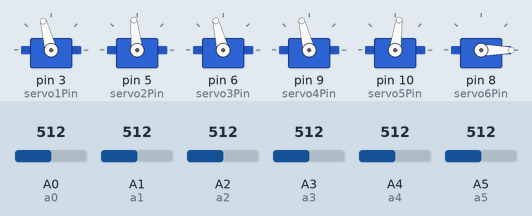
Bench run of a sketch on a simulated Arduino Uno, built with avr-gcc and run on an emulated ATmega328P. On the bench: 6 × servo. The test bench sets the inputs (shaded band); at power-on: A0 (a0) = 512, A1 (a1) = 512, A2 (a2) = 512, A3 (a3) = 512, A5 (a5) = 512, A4 (a4) = 512. What the sketch prints to the serial monitor is not drawn.

Above: at 1.2 s.
1.3 s: A0 (a0) set to 495
At 1.58 s:
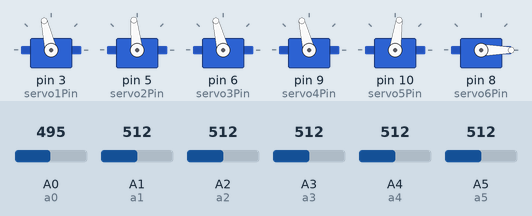
4.3 s: A0 (a0) set to 488
At 4.62 s:
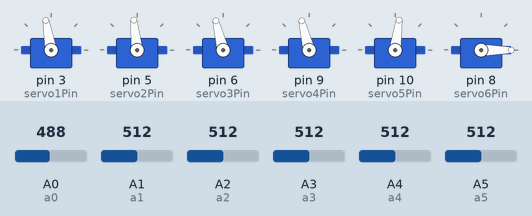
6.2 s: A1 (a1) set to 535
At 7.1 s:
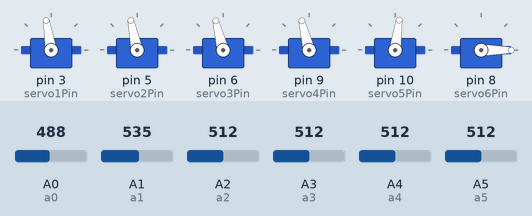
7.7 s: A2 (a2) set to 544
At 8.7 s:
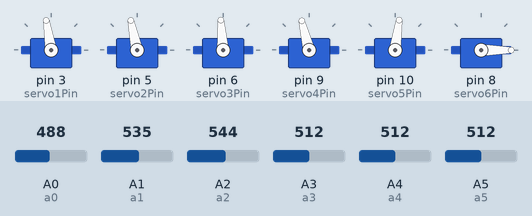
9.2 s: A3 (a3) set to 716
At 10.4 s:
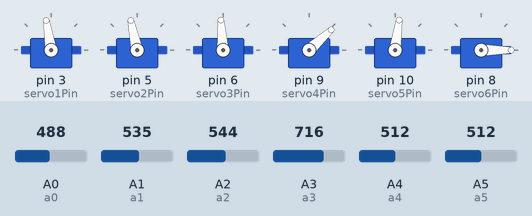
10.7 s: A5 (a5) set to 716
At 11.4 s:
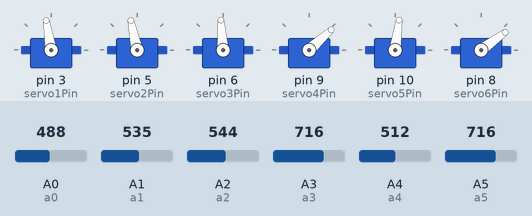
Timing chart, 0 to 13.2 s (numbered marks = the images above; inputs shaded):
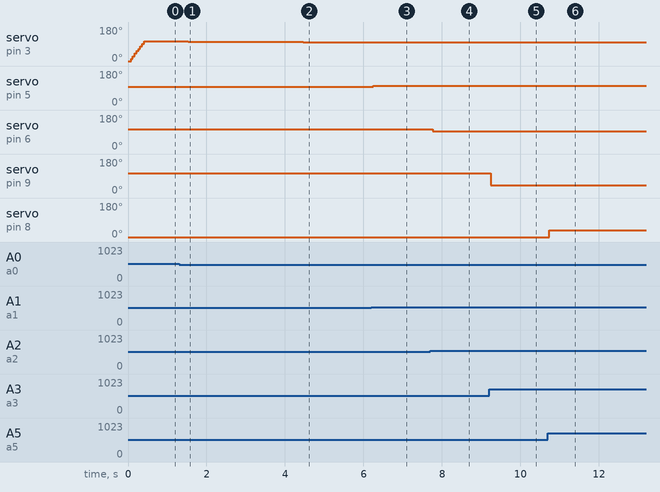

Measured:
- after the input at 1.3 s, servo on pin 3 (servo1Pin): 105° → 104° after 0.09 s, → 103° 0.15 s later, → 102° 0.10 s later, → 101° 0.10 s later
- after the input at 4.3 s, servo on pin 3 (servo1Pin): 101° → 100° after 0.17 s, → 99° 0.29 s later
- after the input at 6.2 s, servo on pin 5 (servo2Pin): 96° → 102° after 0.05 s
- after the input at 7.7 s, servo on pin 6 (servo3Pin): 104° → 94° after 0.06 s
- after the input at 9.2 s, servo on pin 9 (servo4Pin): 104° → 42° at once
- after the input at 10.7 s, servo on pin 8 (servo6Pin): 0° → 36° at once

The sketch:

mirror_map.ino
```cpp
int a0=A0;
int a1= A1;
int a2=A2;
int a3=A3;
int a4=A4;
int a5=A5;
//int a6=A6;
//int a7=A7;

int a0value;
int a1value;
int a2value;
int a3value;
int a4value;
int a5value;
//int a6value;
//int a7value;
const int numReadings = 10;
int readings[numReadings];
int readIndex = 0;
int total = 0;
int average;

#include <Servo.h>

int servo1Pin = 3;
int servo2Pin = 5;
int servo3Pin = 6;
int servo4Pin = 9;
int servo5Pin = 10;
int servo6Pin = 8;

//int ir=8;
//int irst;
Servo Servo1;
Servo Servo2;
Servo Servo3;
Servo Servo4;
Servo Servo5;
Servo Servo6;

void setup() {
Serial.begin(9600);
pinMode(a0,INPUT);
pinMode(a1,INPUT);
pinMode(a2,INPUT);
pinMode(a3,INPUT);
pinMode(a4,INPUT);
pinMode(a5,INPUT);
//pinMode(a6,INPUT);
//pinMode(a7,INPUT);
for (int thisReading = 0; thisReading < numReadings; thisReading++) {
    readings[thisReading] = 0;
  }

 Servo1.attach(servo1Pin);
 Servo2.attach(servo2Pin);
 Servo3.attach(servo3Pin);
 Servo4.attach(servo4Pin);
 Servo5.attach(servo5Pin);
 Servo6.attach(servo6Pin);
}


void loop() {

    total = total - readings[readIndex];
    readings[readIndex] = analogRead(a0);
    total = total + readings[readIndex];
    readIndex = readIndex + 1;
    if (readIndex >= numReadings) {
    // ...wrap around to the beginning:
    readIndex = 0;
    }
     average = total / numReadings;

    //a0value= analogRead(a0);
    a1value= analogRead(a1);
    a2value= analogRead(a2);       ////anlog read pot value
    a3value= analogRead(a3);
    a4value= analogRead(a4);
    a5value= analogRead(a5);

// Seral.print("a=");
 // Serial.print(a0value);
  //Serial.print(" ");
// Serial.print("b=");
 Serial.print(a1value);
 Serial.print(" ");
 //Serial.print("c=");
  Serial.print(a2value);           //Serial Print pot raw value
  Serial.print(" ");
 //Serial.print("a3=");
  Serial.print(a3value);
 Serial.print(" ");
 //Serial.print("a4=");
  Serial.print(a4value);
  Serial.print(" ");
 //Serial.print("a5=");
  Serial.print(a5value);
  Serial.print("      ");


int ser1=map(average,100,800,0,180);
int ser2=map(a1value,150,750,0,160);
int ser3=map(a2value,860,260,0,180);    //Map pot value to servo motors.
int ser4=map(a3value,857,260,0,180);
int ser5=map(a4value,158,808,180,0);
int ser6=map(a5value,600,761,0,50);

   Serial.print(ser1); ////
   Serial.print(" ");
   Serial.print(ser2); ////
   Serial.print(" ");
   Serial.print(ser3); ////
   Serial.print(" ");
   Serial.print(ser4); ////
   Serial.print(" ");
   Serial.print(ser5); ////
   Serial.print(" ");
   Serial.print(ser6); ////
   Serial.print(" ");

   Servo1.write(ser1); //ground servo
   Servo2.write(ser2);   /// 0-90-160
   Servo3.write(ser3);   ///0 -100 -180
   Servo4.write(ser4);    //  0-95-180
   Servo5.write(ser5);   ///  0-90-180 , 0 anti-clock and 90 normal pos.
   Servo6.write(ser6);    ///gripper 0-50


  delay(10);
}
```
